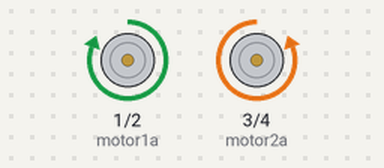
Simulated run of this sketch. Board: Arduino Uno, built with avr-gcc and run on an emulated ATmega328P. Parts: motor-driver pin pairs drawn as motors (green arrow = first pin HIGH = forward, orange = second pin HIGH = backward, longer = more drive).

Above: at 1.0 s.
At 2.2 s:
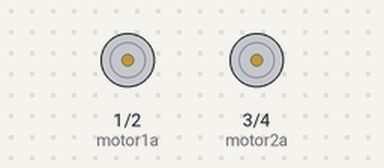
At 3.5 s:
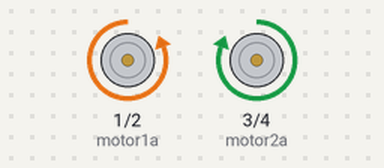
Timing chart, 0 to 6.5 s (numbered marks = the images above):
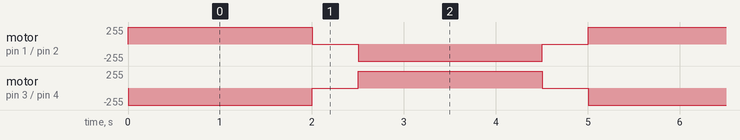

The sketch:

Assignment_4_two_Motors_.ino
```cpp
const int motor1a=1;
const int motor1b=2;
const int motor2a=3;
const int motor2b=4;
void stop(){
  digitalWrite(motor1a,LOW);
  digitalWrite(motor1b,LOW);
  digitalWrite(motor2a,LOW);
  digitalWrite(motor2b,LOW);
  delay(500);
}
void setup() {
  pinMode(motor1a,OUTPUT);
  pinMode(motor1b,OUTPUT);
  pinMode(motor2a,OUTPUT);
  pinMode(motor2b,OUTPUT);
}

void loop() {
  digitalWrite(motor1a,HIGH);
  digitalWrite(motor1b,LOW);
  digitalWrite(motor2a,LOW);
  digitalWrite(motor2b,HIGH);
  delay(2000);
  stop();
  digitalWrite(motor1a,LOW);
  digitalWrite(motor1b,HIGH);
  digitalWrite(motor2a,HIGH);
  digitalWrite(motor2b,LOW);
  delay(2000);
  stop();

}
```

Measured:
- by itself, motor on pin 1 (motor1a) / pin 2 (motor1b): repeats every 5.0 s: stopped 0.50 s, backward 255/255 2.0 s, stopped 0.50 s, forward 255/255 2.0 s
- by itself, motor on pin 3 (motor2a) / pin 4 (motor2b): repeats every 5.0 s: stopped 0.50 s, forward 255/255 2.0 s, stopped 0.50 s, backward 255/255 2.0 s
